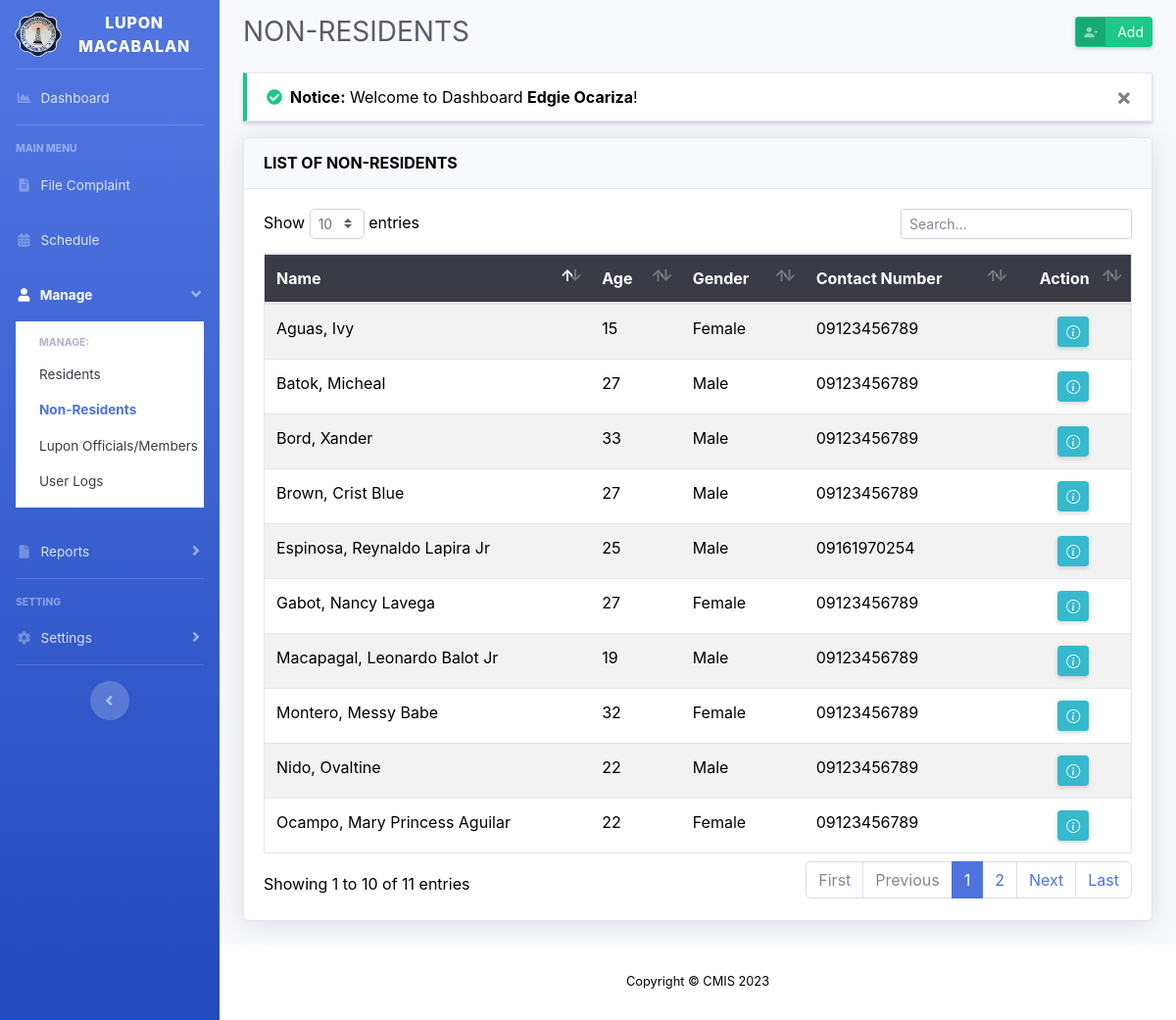
The app's page /non-residents.php (signed in) with its own data.
### tables this page shows
CREATE TABLE `tbl_non_residents` (
  `nres_id` int(15) unsigned NOT NULL AUTO_INCREMENT,
  `nres_fname` varchar(50) NOT NULL,
  `nres_mname` varchar(50) NOT NULL,
  `nres_lname` varchar(50) NOT NULL,
  `nres_suffix` varchar(5) NOT NULL,
  `nres_birthday` date NOT NULL,
  `nres_age` int(3) NOT NULL,
  `nres_gender` text NOT NULL,
  `citizenship_id` int(11) NOT NULL,
  `nres_cstatus` text NOT NULL,
  `nres_zone` text NOT NULL,
  `nres_barangay` text NOT NULL,
  `nres_city` text NOT NULL,
  `nres_province` text NOT NULL,
  `nres_zcode` text NOT NULL,
  `nres_contact` varchar(11) NOT NULL,
  `nres_regdatetime` timestamp NOT NULL DEFAULT current_timestamp(),
  `nres_moddatetime` timestamp NOT NULL DEFAULT current_timestamp() ON UPDATE current_timestamp(),
  PRIMARY KEY (`nres_id`),
  KEY `citizenship_id` (`citizenship_id`)
);

### non-residents.php (the view, shortened to what this page needs)
<?php
include 'layouts/header.php';
include 'config/connection.php';
$non_residents = $connection->query("SELECT * FROM tbl_non_residents");
?>
<div id="content">
	<div class="container-fluid">
		<div class="d-sm-flex align-items-center justify-content-between mb-4">
			<h1 class="h3 mb-0 text-gray-800">NON-RESIDENTS</h1>
			<a href="#" class="d-none d-sm-inline-block btn btn-sm btn-success btn-icon-split shadow-sm" data-toggle="modal" data-target="#addNonResidentModal">
				<span class="icon text-white-50">
					<i class="bi bi-person-plus-fill"></i>
				</span>
				<span class="text">Add</span>
			</a>
		</div>
		<?php include 'config/message.php'; ?>
		<div class="card shadow mb-4">
			<div class="card-header py-3">
              	<h6 class="m-0 font-weight-bold">LIST OF NON-RESIDENTS</h6>
            </div>
            <div class="card-body">
            	<div class="table-responsive">
            		<table class="table table-striped border text-dark" id="table_asc" width="100%">
            			<thead class="bg-gray-900 text-white">
            				<tr>
								<th>Name</th>
								<th>Age</th>
								<th>Gender</th>
								<th>Contact Number</th>
								<th class="text-center">Action</th>
            				</tr>
            			</thead>
            			<tbody>
            				<?php
							if ($non_residents->num_rows > 0) {
								while ($row = $non_residents->fetch_assoc()) {
									?>
									<tr>
										<td><?= $row['nres_lname'] . ', ' . $row['nres_fname'] . ' ' . $row['nres_mname'] . ' ' . $row['nres_suffix'] ?></td>
										<td><?= $row['nres_age'] ?></td>
										<td><?= $row['nres_gender'] ?></td>
										<td><?= str_replace('-', '', $row['nres_contact']) ?></td>
										<td class="text-center">
											<a href="view-non-resident-profile.php?id=<?= $row['nres_id'] ?>" class="d-none d-sm-inline-block btn btn-info btn-sm shadow-sm" data-toggle="tooltip" title="View Profile"><i class="bi bi-info-circle"></i></a>
										</td>
									</tr>
									<?php
								}
							}
							?>
            			</tbody>
            		</table>
            	</div>
            </div>
		</div>
	</div>
</div>
<?php
include 'layouts/footer.php';
?>

### layouts/header.php (style rules this page uses)
body { color: black !important; }
#content { margin-top: 1rem; }
body { background-color: black !important; }
.text-black, table td, table tbody th { color: black !important; }

### records on screen
tbl_non_residents: nres_lname "Brown", nres_fname "Crist", nres_mname "Blue", nres_age "27", nres_gender "Male", nres_contact "09123456789"
tbl_non_residents: nres_lname "Espinosa", nres_fname "Reynaldo", nres_mname "Lapira", nres_suffix "Jr", nres_age "25", nres_gender "Male", nres_contact "09161970254"
tbl_non_residents: nres_lname "Aguas", nres_fname "Ivy", nres_age "15", nres_gender "Female", nres_contact "09123456789"
tbl_non_residents: nres_lname "Batok", nres_fname "Micheal", nres_age "27", nres_gender "Male", nres_contact "09123456789"
tbl_non_residents: nres_lname "Macapagal", nres_fname "Leonardo", nres_mname "Balot", nres_suffix "Jr", nres_age "19", nres_gender "Male", nres_contact "09123456789"
tbl_non_residents: nres_lname "Gabot", nres_fname "Nancy", nres_mname "Lavega", nres_age "27", nres_gender "Female", nres_contact "09123456789"
tbl_non_residents: nres_lname "Montero", nres_fname "Messy Babe", nres_age "32", nres_gender "Female", nres_contact "09123456789"
tbl_non_residents: nres_lname "Ocampo", nres_fname "Mary Princess", nres_mname "Aguilar", nres_age "22", nres_gender "Female", nres_contact "09123456789"
tbl_non_residents: nres_lname "Bord", nres_fname "Xander", nres_age "33", nres_gender "Male", nres_contact "09123456789"
tbl_non_residents: nres_lname "Nido", nres_fname "Ovaltine", nres_age "22", nres_gender "Male", nres_contact "09123456789"

### other values on screen
$_SESSION['message_success'] "Welcome to Dashboard Edgie Ocariza !"
